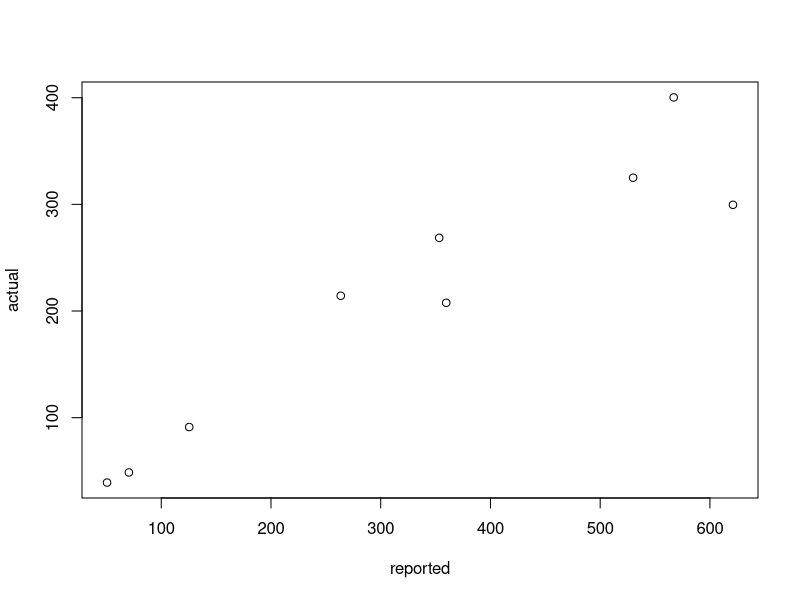
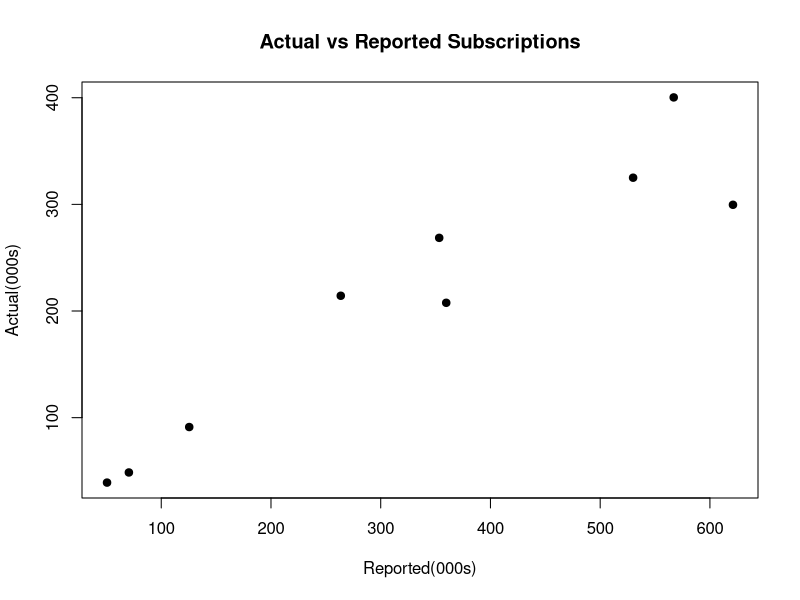
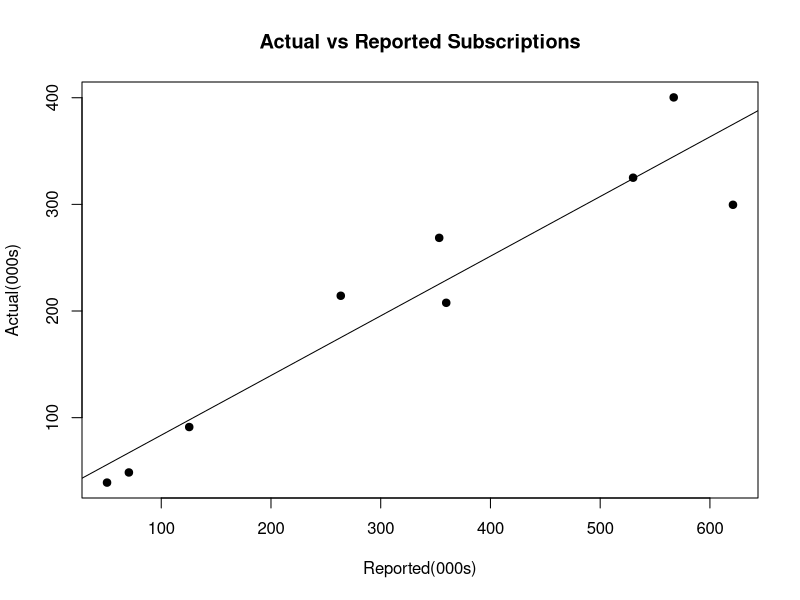

Write R code to recreate these figures, in order.
## ---- chunk 1
blanks<-T
solution<-F
## ---- chunk 2
reported <- c(621,359.7,530,70.5,567,125.5,50.6,353.3,263.6)
actual <- c(299.6, 207.7,325,48.6,400.3,91.2,39.1,268.6,214.3)
## ---- chunk 3
df<-data.frame(reported, actual)
head(df)
## ---- chunk 4
plot(df)
## ---- chunk 5
plot(df, main="Actual vs Reported Subscriptions", xlab="Reported(000s)", ylab="Actual(000s)", pch=19)
## ---- chunk 6
R <- cor(df$reported,df$actual)
R
## ---- chunk 7
model <- lm(actual~reported, data=df)
## ---- chunk 8
summary(model)
## ---- chunk 9
plot(df, main="Actual vs Reported Subscriptions", xlab="Reported(000s)", ylab="Actual(000s)", pch=19)
abline(model)
## ---- chunk 10
# original code:
#reported<-CODE
#predictors = data.frame(reported)
#predictions<-predict(model, predictors)
#predictions

# answer:
reported<-c(100,200,500)
predictors = data.frame(reported)
predictions<-predict(model, predictors)
predictions
